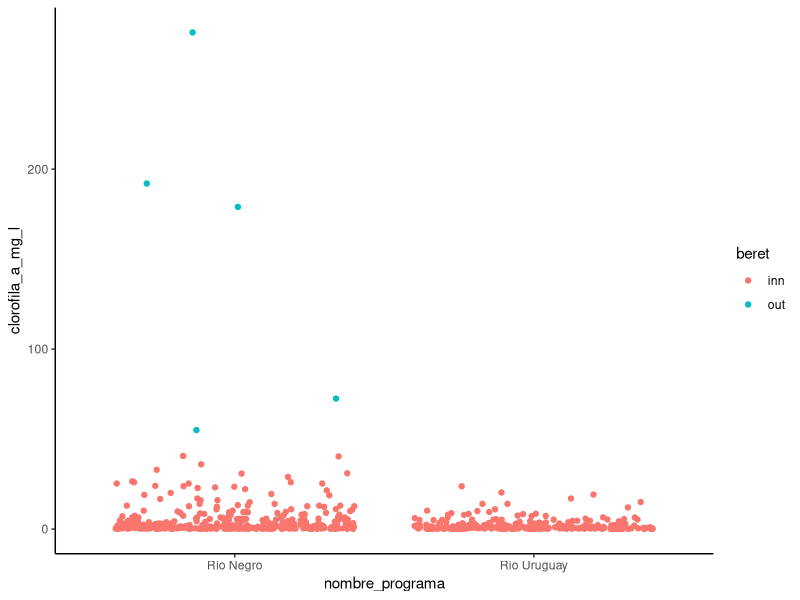
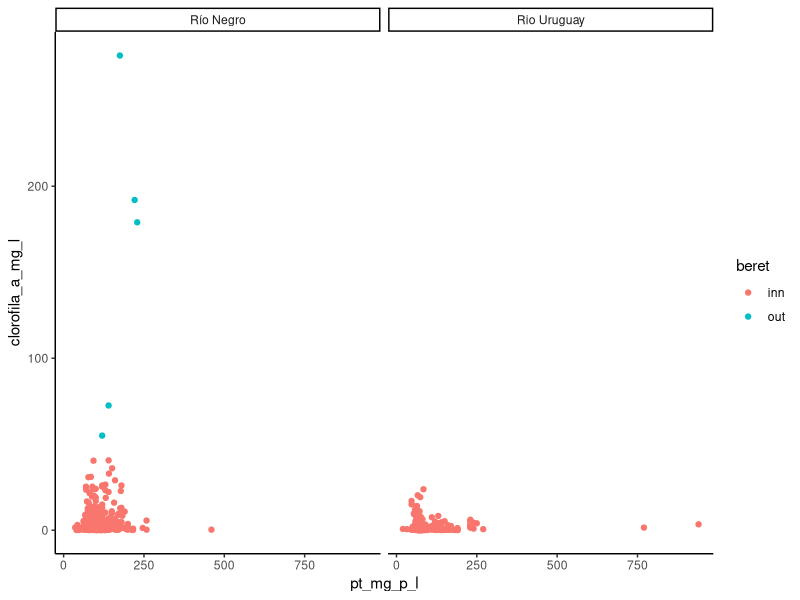

Here is the R script that generated these plots, in order:
# Funciones -----------------------------------------------------
library(tidyverse) # Funciones de manipulacion de la base y graficos


# Datos -------------------------------------------------------------------

data_articulo <- read_csv("2.Datos/data_articulo.csv")

glimpse(data_articulo)

# Voy a generar la variable "beret" que identifica los datos excluidos en articulos

data_articulo <- data_articulo %>% 
  mutate(beret = factor( ifelse ((codigo_pto == "RN12" & fecha_muestra == "2018-04-17"| 
                            codigo_pto == "RN5" & fecha_muestra == "2012-01-19" |
                            codigo_pto == "RN5" & fecha_muestra == "2012-12-06" |
                            codigo_pto == "RN6" & fecha_muestra == "2012-08-15" |
                            codigo_pto == "RN3" & fecha_muestra == "2012-12-05"  ), "out","inn")))

 
ggplot(data_articulo,aes(y=clorofila_a_mg_l, x=nombre_programa)) +   geom_jitter(aes(color = beret)) + 
  theme_classic()
  
ggplot(data_articulo, aes(y=clorofila_a_mg_l, x = pt_mg_p_l)) +
  geom_point(aes(color = beret)) + facet_wrap( .~ nombre_programa) +
  theme_classic()
